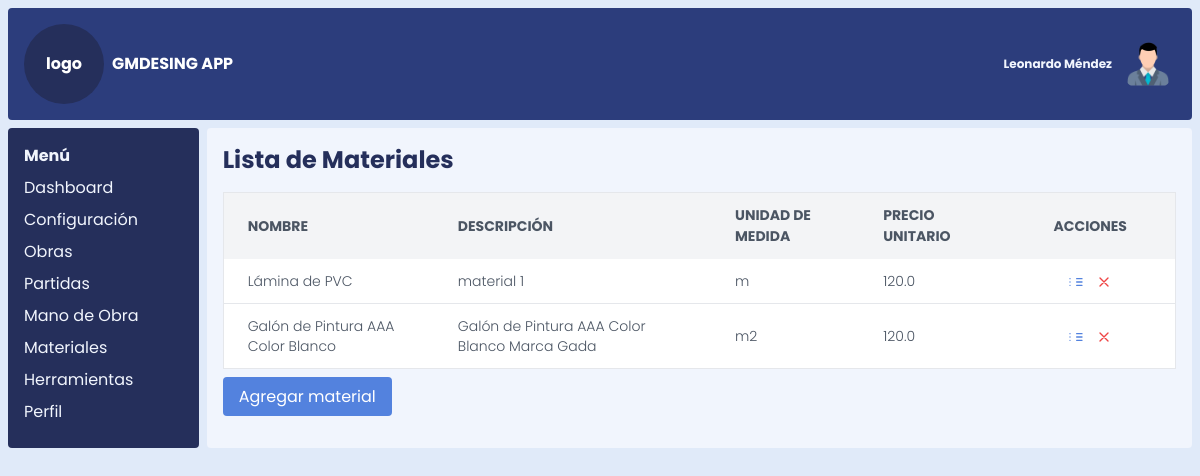
/materiales, run on the app's committed database.
### models.py (models this page shows)
class Material(db.Model):
    __tablename__ = 'material'
    id_material = db.Column(db.Integer, primary_key=True)
    nombre_material = db.Column(db.String(100), nullable=False)
    descripcion_material = db.Column(db.Text)
    unidad_medida_id = db.Column(
        db.Integer,
        db.ForeignKey('unidad_medida.id_unidad_medida', name='fk_material_unidad_medida'),
        nullable=False
    )
    precio_unitario = db.Column(db.Float)
    fecha_registro = db.Column(db.Date)
    unidad_medida = db.relationship('UnidadMedida', backref='materiales')
    partidas_materiales = db.relationship('PartidasMateriales', backref='material')

class UnidadMedida(db.Model):
    __tablename__ = 'unidad_medida'
    id_unidad_medida = db.Column(db.Integer, primary_key=True)
    nombre_unidad_medida = db.Column(db.String(100), nullable=False)

### app.py (the view)
@app.route('/materiales')
def listar_materiales():
    materiales_lista = Material.query.all()
    return render_template('listar_materiales.html', materiales_lista=materiales_lista, datos=datos)

### templates/listar_materiales.html
{% extends 'index.html' %}
{% block content %}
    <h1 class="text-2xl font-bold mb-4">Lista de Materiales</h1>
    <div class="overflow-x-auto">
        <table class="min-w-full bg-white border border-gray-200">
            <thead>
                <tr class="bg-gray-100 text-gray-600 uppercase text-sm leading-normal">
                    <th class="py-3 px-6 text-left">Nombre</th>
                    <th class="py-3 px-6 text-left">Descripción</th>
                    <th class="py-3 px-6 text-left">Unidad de Medida</th>
                    <th class="py-3 px-6 text-left">Precio Unitario</th>
                    <th class="py-3 px-12 text-center">Acciones</th>
                </tr>
            </thead>
            <tbody class="text-gray-600 text-sm font-light">
                {% for material in materiales_lista %}
                    <tr class="border-b border-gray-200 hover:bg-gray-100">
                        <td class="py-3 px-6">{{ material.nombre_material }}</td>
                        <td class="py-3 px-6">{{ material.descripcion_material or "Sin descripción" }}</td>
                        <td class="py-3 px-6">{{ material.unidad_medida.nombre_unidad_medida or "Sin Und" }}</td>
                        <td class="py-3 px-6">{{ material.precio_unitario or "Sin precio" }}</td>
                        <td class="py-3 px-6 text-center">
                            <a href="{{ url_for('editar_material', id_material=material.id_material) }}" class="text-blue-500 hover:text-blue-700">
                                <svg xmlns="http://www.w3.org/2000/svg" class="h-4 w-4 inline" fill="none" viewBox="0 0 24 24" stroke="currentColor">
                                    <path stroke-linecap="round" stroke-linejoin="round" stroke-width="2" d="M13 7h8M13 12h8m-8 5h8M3 7h.01M3 12h.01M3 17h.01" />
                                </svg>
                            </a>
                            <a href="{{ url_for('eliminar_material', id_material=material.id_material) }}" class="text-red-500 hover:text-red-700 ml-2">
                                <svg xmlns="http://www.w3.org/2000/svg" class="h-4 w-4 inline" fill="none" viewBox="0 0 24 24" stroke="currentColor">
                                    <path stroke-linecap="round" stroke-linejoin="round" stroke-width="2" d="M6 18L18 6M6 6l12 12" />
                                </svg>
                            </a>
                        </td>
                    </tr>
                {% endfor %}
            </tbody>
        </table>
    </div>
    <div class="mt-4">
        <a href="{{ url_for('crear_material') }}" class="bg-blue-500 text-white px-4 py-2 rounded hover:bg-blue-600">Agregar material</a>
    </div>
{% endblock %}

### static/css/styles.css (style rules this page uses)
html, :host { line-height: 1.5; -webkit-text-size-adjust: 100%; -moz-tab-size: 4; -o-tab-size: 4; tab-size: 4; font-family: Poppins, sans-serif; font-feature-settings: normal; font-variation-settings: normal; -webkit-tap-highlight-color: transparent; }
body { margin: 0; line-height: inherit; }
h1, h2, h3, h4, h5, h6 { font-size: inherit; font-weight: inherit; }
a { color: inherit; text-decoration: inherit; }
table { text-indent: 0; border-color: inherit; border-collapse: collapse; }
blockquote, dl, dd, h1, h2, h3, h4, h5, h6, hr, figure, p, pre { margin: 0; }
img, svg, video, canvas, audio, iframe, embed, object { display: block; vertical-align: middle; }
.base { --tw-bg-opacity: 1; background-color: rgb(224 234 249 / var(--tw-bg-opacity, 1)); }
.mb-4 { margin-bottom: 1rem; }
.ml-2 { margin-left: 0.5rem; }
.mt-4 { margin-top: 1rem; }
.inline { display: inline; }
.grid { display: grid; }
.h-4 { height: 1rem; }
.h-\[100vh\] { height: 100vh; }
.w-4 { width: 1rem; }
.min-w-full { min-width: 100%; }
.grid-cols-12 { grid-template-columns: repeat(12, minmax(0, 1fr)); }
.gap-2 { gap: 0.5rem; }
.overflow-x-auto { overflow-x: auto; }
.rounded { border-radius: 0.25rem; }
.border { border-width: 1px; }
.border-b { border-bottom-width: 1px; }
.border-gray-200 { --tw-border-opacity: 1; border-color: rgb(229 231 235 / var(--tw-border-opacity, 1)); }
.bg-blue-500 { --tw-bg-opacity: 1; background-color: rgb(83 130 222 / var(--tw-bg-opacity, 1)); }
.bg-gray-100 { --tw-bg-opacity: 1; background-color: rgb(243 244 246 / var(--tw-bg-opacity, 1)); }
.bg-white { --tw-bg-opacity: 1; background-color: rgb(255 255 255 / var(--tw-bg-opacity, 1)); }
.p-2 { padding: 0.5rem; }
.px-12 { padding-left: 3rem; padding-right: 3rem; }
.px-4 { padding-left: 1rem; padding-right: 1rem; }
.px-6 { padding-left: 1.5rem; padding-right: 1.5rem; }
.py-2 { padding-top: 0.5rem; padding-bottom: 0.5rem; }
.py-3 { padding-top: 0.75rem; padding-bottom: 0.75rem; }
.text-left { text-align: left; }
.text-center { text-align: center; }
.text-2xl { font-size: 1.5rem; line-height: 2rem; }
.text-sm { font-size: 0.875rem; line-height: 1.25rem; }
.font-bold { font-weight: 700; }
.font-light { font-weight: 300; }
.uppercase { text-transform: uppercase; }
.leading-normal { line-height: 1.5; }
.text-blue-500 { --tw-text-opacity: 1; color: rgb(83 130 222 / var(--tw-text-opacity, 1)); }
.text-gray-600 { --tw-text-opacity: 1; color: rgb(75 85 99 / var(--tw-text-opacity, 1)); }
.text-red-500 { --tw-text-opacity: 1; color: rgb(239 68 68 / var(--tw-text-opacity, 1)); }
.text-white { --tw-text-opacity: 1; color: rgb(255 255 255 / var(--tw-text-opacity, 1)); }

### data on the page
Material: nombre_material "Lámina de PVC", descripcion_material "material 1", unidad_medida "m", precio_unitario "120.0"
Material: nombre_material "Galón de Pintura AAA Color Blanco", descripcion_material "Galón de Pintura AAA Color Blanco Marca Gada", unidad_medida "m2", precio_unitario "120.0"

### other printed values
{{ datos.sistema }} "GMDESING APP"
{{ datos.usuario }} "Leonardo Méndez"
{{ item.name }} "Dashboard" "Configuración" "Obras" "Partidas" "Mano de Obra" "Materiales" "Herramientas" "Perfil"
